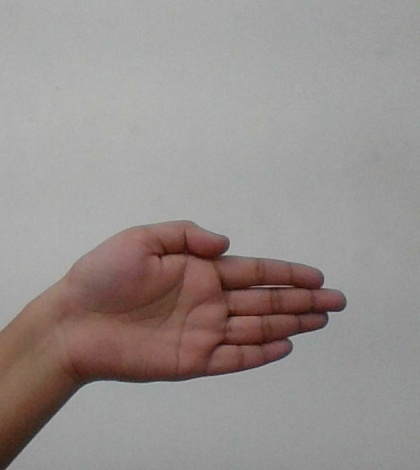
#> input picture data/train/Next/104.jpg, 420 x 470 px
$ jupyter execute preprocessing-checkpoint.ipynb
#> lines starting #> are read from the running program, lines starting #| are printed output that depends on the picture; after the words box and inside, x2 and y2 are one past the last pixel; in counts of white or black regions, pixels touching at a corner belong together
[cell 1]
import numpy as np
import cv2
import os
import csv
import numpy as np
import cv2
minValue = 70
def func(path):
    frame = cv2.imread(path)

    gray = cv2.cvtColor(frame, cv2.COLOR_BGR2GRAY)
    blur = cv2.GaussianBlur(gray,(5,5),2)

    th3 = cv2.adaptiveThreshold(blur,255,cv2.ADAPTIVE_THRESH_GAUSSIAN_C,cv2.THRESH_BINARY_INV,11,2)
    ret, res = cv2.threshold(th3, minValue, 255, cv2.THRESH_BINARY_INV+cv2.THRESH_OTSU)
    return res
if not os.path.exists("data2"):
    os.makedirs("data2")
if not os.path.exists("data2/train"):
    os.makedirs("data2/train")
if not os.path.exists("data2/test"):
    os.makedirs("data2/test")
path="data/train"
for (root,direc,files) in os.walk(path):
    for dirn in direc:
        p=path+"/"+dirn
        p1="data2/train/"+dirn

        if not os.path.exists(p1):
            os.makedirs(p1)
        for (r,d,f) in os.walk(p):
            for fil in f:
                paths=p+"/"+fil
                img = cv2.imread(paths, 0)
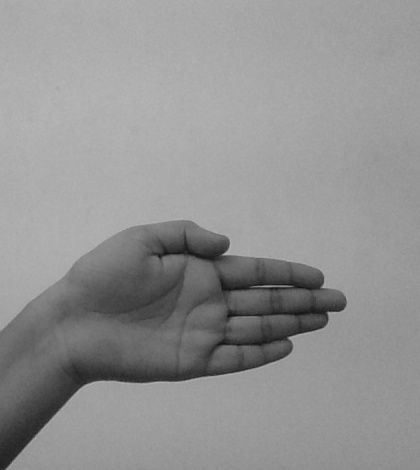
#> img: shape (470, 420); min 15, max 185, mean 146.2
                if(fil!=".DS_Store"):
                    bw_image = func(paths)
#> in func, frame is the input picture: shape (470, 420, 3); mean B, G, R 142.1, 144.2, 151.8
#> in func, `th3 = cv2.adaptiveThreshold(blur,255,cv2.ADAPTIVE_THRESH_GAUSSIAN_C,cv..`:
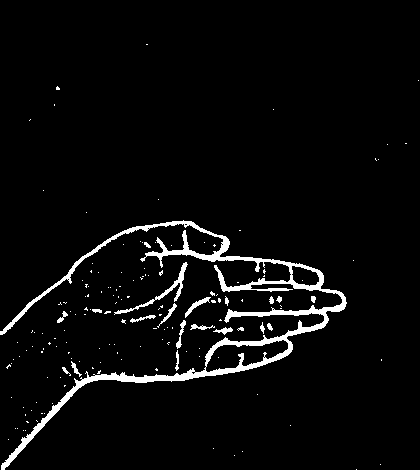
#> th3: shape (470, 420); 4.1% white; 159 white regions (139 under 20 px), largest, box (x1, y1, x2, y2) and area: (0, 220, 347, 470) 6445, (114, 262, 188, 315) 382, (185, 297, 211, 318) 128
#> in func, `ret, res = cv2.threshold(th3, minValue, 255, cv2.THRESH_BINARY_INV+cv2..`: ret = 0
                    cv2.imwrite(p1+"/"+fil, bw_image)
